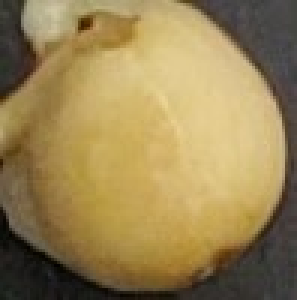
#> input picture peas_FeSO4/template/template.jpg, 99 x 100 px, given as the content of the folder 4567days/4567days/, which was not available (shown 3 times larger)
$ jupyter execute --allow-errors pipline.ipynb   (shell and % lines are left out)   (older library calls are emulated)   (text cells are left out)
#> lines starting #> are read from the running program, lines starting #| are printed output that depends on the picture; pictures that were not available may be replaced by others from this repository, and a replacement may not be noted
[cell 1]
import imutils
from imutils import contours
import scipy
from scipy.spatial import distance as dist
import cv2 as cv
import numpy as np
import matplotlib
from matplotlib import pyplot as plt
import pandas as pd
from os import path, listdir
import os, random
import time
from statannotations.Annotator import Annotator
import seaborn  as sns
import gc
import sys
import datetime
import csv
import math
from sklearn.linear_model import LinearRegression
import matplotlib.patches as mpatches
from collections import defaultdict

[cell 2]
def rotate_pic(img,rotate = None):
    rotate_dict = {90:cv.ROTATE_90_CLOCKWISE,
              180:cv.ROTATE_180,
              270:cv.ROTATE_90_COUNTERCLOCKWISE}
    if rotate!=None:
        img = cv.rotate(img, rotate_dict[int(rotate)])
    return img

[cell 3]
# [4 lines left out: function pic_filename, not called in this run]

def hist(tmp_l,tmp_r_max, tmp_r_sum,tmp_p, whiskers_dict, is_save = False, figname=None):
    fig, axes = plt.subplots(len(tmp_l.columns), 4, figsize=(35, 8*len(tmp_l.columns)))

    matplotlib.rcParams.update({'font.size': 20})
    param_type = 0
    fig.suptitle('X axis: Length, mm (root max, root sum and leaves); Area, mm2 (plant area);'
                 +'\n Y axis: Frequency, rel. units')
    param = ['leaves','roots_max','roots_sum', 'plant_area']
    for tmp in [tmp_l,tmp_r_max, tmp_r_sum, tmp_p]:
        iterator = 0

        for g in tmp_l.columns:
            tmp[g] = tmp[tmp[g]>0][g]
            plt.subplot(len(tmp.columns), 4, param_type+4*iterator+1)
            mean = round(pd.Series(tmp[g].values.reshape(-1)).dropna().mean())
            ci = round(whiskers_dict[param[param_type]][g])
            label = (str(param[param_type])+' '+str(g) +'\n'+
                     f'shapiro p-value = {scipy.stats.shapiro(pd.Series(tmp[g].values.reshape(-1)).dropna())[1]:.2e}'+
                    '\n'+'mean = '+str(mean)+'$\pm$'+str(ci))

            sns.distplot(pd.Series(tmp[g].values.reshape(-1)).dropna(),
                     color=sns.color_palette("Set2")[iterator],
                                 label=label)
            plt.xlim(left = 0)
            light = mpatches.Patch(color=sns.color_palette("Set2")[param_type], label=r'{param}'.format(param =  param[param_type]))
            plt.legend(loc = 'upper right')

            iterator +=1
        param_type+=1
#     plt.show()
    for ax in axes.flat:
        ax.set(xlabel='x-label', ylabel='y-label')

    if is_save:
        if figname is None:
            figname = pic_filename('hist','l_rm_rs',path_to_file_folder_fixed)
            print(figname)
        plt.savefig(figname,bbox_inches = 'tight')
    plt.show()

[cell 4]
def shapiro_test (df, columns_dict):
    import scipy.stats as sps
    shapiro_table = pd.DataFrame(index =list(str(x) for x in list(columns_dict[list(columns_dict.keys())[0]].keys())),
                                columns = columns_dict.keys())

    for i in list(columns_dict.keys()): # columns
        for j in shapiro_table.index: #strings
            sh_result = scipy.stats.shapiro(df[columns_dict[i][str(j)]].dropna().values.reshape(-1))[1]
            shapiro_table.loc[j][i]  =sh_result

    return shapiro_table

[cell 5]
# [21 lines left out: functions pvalue_calc, p_value_function, not called in this run]

[cell 6]
def pic_filename(plot_type, plant_param, path):
    report_filename = (str(path[:-1])+'_'+str(plant_param)+'_'+plot_type+
                             '_'+str(datetime.datetime.now().date())+'.jpg')
    return report_filename

# [61 lines left out: function bar_plot_function, not called in this run]

[cell 7]
def seed_germination(df,group_names,threshold = 10, is_save = False, figname = None):
    non_germinated_table = pd.DataFrame(columns=group_names, index=np.arange(1))
    for i in group_names:
        l_columns = 'leaves_length_'+path_to_file_folder_fixed+i
        r_columns = 'roots_max_length_'+path_to_file_folder_fixed+i
        l = df[[i for i in measure_full2.columns if i.startswith(l_columns)]]
        r = df[[i for i in measure_full2.columns if i.startswith(r_columns)]]
        full_number = (np.array((r>=0))*np.array((l>=0))).sum()
        non_germinated_table[i].loc[0] = 1-(np.array((r<threshold))*np.array((l<threshold))).sum()/full_number


    fig = plt.figure()
    ax = fig.add_subplot(111)
    plt.xlabel('group label', fontsize = 20)
    plt.ylabel('distribution density', fontsize = 20)
    sns.barplot(x=non_germinated_table.columns, y = non_germinated_table.values[0],
                palette=sns.color_palette("Set2"))
    plt.title('Germination efficiency', fontsize=20)

    if is_save:
        if figname is None:
            figname = pic_filename('bar','seed_germ',path_to_file_folder_fixed)
        plt.savefig(figname)
    plt.show()
    return non_germinated_table

[cell 8]
# [6 lines left out: function length, not called in this run]

[cell 9]
def folders_list_function(path_to_file_folder):
    folders_list=[]
    for filename_in_folder in listdir(path_to_file_folder):
        folders_list.append(filename_in_folder)

    if '.ipynb_checkpoints' in folders_list:
        folders_list.remove('.ipynb_checkpoints')
    if 'template' in folders_list:
        folders_list.remove('template')
    return folders_list

[cell 10]
def files_dicts(path_to_file_folder_fixed):
    plant_parameters = ['roots_sum','roots_max','plant_area','leaves']

    folders_list = folders_list_function(path_to_file_folder_fixed)

    leaves_dict = dict()
    for i in folders_list:
        leaves_dict[i] = []

    for g in folders_list:
    #     pic_num=0
        path_to_file_folder = path_to_file_folder_fixed
        path_to_file_folder = path.join(path_to_file_folder, str(g)+'/')
        for filename_in_folder in listdir(path_to_file_folder):
    #         pic_num +=1
    #         if pic_num>3:
    #             continue
            if filename_in_folder!='.ipynb_checkpoints':
                file_name = path.join(path_to_file_folder, filename_in_folder)
                leaves_dict[g].append('leaves_length_'+file_name)

    roots_dict = dict()
    for i in folders_list:
        roots_dict[i] = []

    for g in folders_list:
    #     pic_num=0
        path_to_file_folder = path_to_file_folder_fixed
        path_to_file_folder = path.join(path_to_file_folder, str(g)+'/')
        for filename_in_folder in listdir(path_to_file_folder):
    #         pic_num +=1
    #         if pic_num>3:
    #             continue
            if filename_in_folder!='.ipynb_checkpoints':
                file_name = path.join(path_to_file_folder, filename_in_folder)
                roots_dict[g].append('roots_length_'+file_name)

    roots_max_dict = dict()
    for i in folders_list:
        roots_max_dict[i] = []

    for g in folders_list:
        path_to_file_folder = path_to_file_folder_fixed
        path_to_file_folder = path.join(path_to_file_folder, str(g)+'/')
        for filename_in_folder in listdir(path_to_file_folder):
            if filename_in_folder!='.ipynb_checkpoints':
                file_name = path.join(path_to_file_folder, filename_in_folder)
                roots_max_dict[g].append('roots_max_length_'+file_name)

    plant_area_dict = dict()
    for i in folders_list:
        plant_area_dict[i] = []

    for g in folders_list:
        path_to_file_folder = path_to_file_folder_fixed
        path_to_file_folder = path.join(path_to_file_folder, str(g)+'/')
        for filename_in_folder in listdir(path_to_file_folder):
            if filename_in_folder!='.ipynb_checkpoints':
                file_name = path.join(path_to_file_folder, filename_in_folder)
                plant_area_dict[g].append('plant_area_'+file_name)

    dicts = {'roots_sum':roots_dict,
             'roots_max':roots_max_dict,
             'plant_area': plant_area_dict,
             'leaves':leaves_dict}

    return dicts

[cell 11]
# [14 lines left out: function drop_outliers, not called in this run]

[cell 12]
# [37 lines left out: functions pixel_color_conditions, drop_seeds_slow, drop_seeds, not called in this run]

[cell 13]
# [9 lines left out: function linear_approx, not called in this run]

[cell 14]
# [23 lines left out: function color_range_counter, not called in this run]

[cell 15]
# [55 lines left out: function find_paper, not called in this run]

[cell 16]
def random_file(path_to_file_folder):
    a=random.choice(os.listdir(path_to_file_folder))
    while (a=='template')|(a=='.ipynb_checkpoints'):
        a=random.choice(os.listdir(path_to_file_folder))
    path_to_file = path.join(path_to_file_folder, a+'/')
    b = random.choice(os.listdir(path_to_file))
    while (b=='.ipynb_checkpoints'):
        b=random.choice(os.listdir(path_to_file))
    path_to_file = path.join(path_to_file, b)
    return path_to_file

[cell 17]
class picture_params:
    count = 0
    def __init__(self):
        picture_params.count += 1
    # [13 lines left out: functions contour_params, color, not called in this run]

    def display_count(self):
        print('Groups total number: %d' % picture_params.count)

    def return_bl_params(self):
        return self.morph, self.gauss, self.canny_bottom, self.canny_top
    def display_element(self):
        attrs = vars(self)
        print(', '.join("%s: %s" % item for item in attrs.items()))

    def return_colors(self):
        return self.h1,self.h2,self.s1,self.s2,self.v1,self.v2

[cell 18]
def position_x_axes(src,divider):
    return src.shape[1]//divider

ppm = [7.45]
rotate = 270
path_to_file_folder_fixed = '4567days/4567days/'
paper_area = 79*79
paper_area_thresold = 5000
x_pos_divider = 10
contour_area_threshold = 1000 # look at your img size and evaluate the threshold, 1000 is recomended
template_filename = path_to_file_folder_fixed+'template/template.JPG'

[cell 19]
if __name__ == '__main__':
    def nothing(*arg):
        pass


cv.namedWindow( "result", cv.WINDOW_NORMAL ) # создаем главное окно
cv.namedWindow( "b" ) # создаем окно настроек

file_name =  random_file(path_to_file_folder_fixed)
src = cv.imread(file_name)
#> src is the input picture: shape (100, 99, 3); mean B, G, R 83.4, 131.4, 152.6
src = rotate_pic(src, rotate)
#> in rotate_pic, `img = cv.rotate(img, rotate_dict[int(rotate)])`:
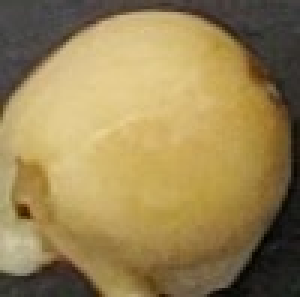
#> img: shape (99, 100, 3) (shown 3 times larger); mean of channels 0, 1, 2 83.4, 131.4, 152.6; drawn as B, G, R
# создаем 6 бегунков для настройки начального и конечного цвета фильтра
cv.createTrackbar('morph', 'b', 0, 7, nothing)
cv.createTrackbar('gauss', 'b', 0, 7, nothing)
cv.createTrackbar('canny_bottom', 'b', 0, 255, nothing)
cv.createTrackbar('canny_top', 'b', 255, 255, nothing)
crange = [0,0,0, 0,0,0]

hsv = cv.cvtColor(src, cv.COLOR_BGR2HSV )
#> hsv: shape (99, 100, 3); mean H, S, V 24.1, 108.3, 152.7

while True:
#     img = cv.imread('6finish.jpg')

    # считываем значения бегунков

    init = [0,0,0,0]
    morph = cv.getTrackbarPos('morph', 'b')
    gauss = cv.getTrackbarPos('gauss', 'b')
    canny_bottom = cv.getTrackbarPos('canny_bottom', 'b')
    canny_top = cv.getTrackbarPos('canny_top', 'b')

    morph = 2* morph+1
    gauss = 2*gauss+1

    l = [morph, gauss, canny_bottom, canny_top]
    is_change = True
    is_change = any(init[i]!=l[i] for i in range (4))
    init = l


    ch = cv.waitKey(5)
#> (key Esc is pressed here)
    if ch == 27:
        break

    if (is_change):
        src=cv.imread(file_name)
        src = rotate_pic(src, rotate)
        gr = cv.cvtColor(src, cv.COLOR_BGR2GRAY)
        #         bl = cv.medianBlur(src, 3)
        bl=cv.GaussianBlur(src,(gauss,gauss),0)

        #         ret, thresh = cv.threshold(bl, 120,255,0)
        kernel = cv.getStructuringElement(cv.MORPH_ELLIPSE, (int(morph), int(morph)))
        closed = cv.morphologyEx(bl, cv.MORPH_CLOSE, kernel)
        canny = cv.Canny(closed, canny_bottom, canny_top)
        kernel = cv.getStructuringElement(cv.MORPH_ELLIPSE, (int(morph), int(morph)))
        closed = cv.morphologyEx(canny, cv.MORPH_CLOSE, kernel)
        contours0 = cv.findContours(closed.copy(), cv.RETR_EXTERNAL, cv.CHAIN_APPROX_SIMPLE)[0]
        # contours0 = contours0[0] if imutils.is_cv() else contours0[1]
        (contours0, _) = contours.sort_contours(contours0)


        for cont in contours0:
            center, radius = cv.minEnclosingCircle(cont)
            if ((cv.contourArea(cont)>contour_area_threshold)&
                (center[0] >src.shape[1]//4)&(center[0] < 2*src.shape[1]//3)):

                #сглаживание и определение количества углов
                sm = cv.arcLength(cont, True)
                apd = cv.approxPolyDP(cont, 0.02*sm, True)
                cv.drawContours(src, [cont], -1, (255,0,0), -2)

    if ch == 49:
        group_param = picture_params()
        picture_params.contour_params(group_param, morph,gauss,canny_bottom,canny_top)
    cv.imshow('result', src)
    ""
cv.destroyAllWindows()

[cell 20]
if __name__ == '__main__':
    def nothing(*arg):
        pass


cv.namedWindow( "result", cv.WINDOW_NORMAL ) # создаем главное окно
cv.namedWindow( "b" ) # создаем окно настроек

file_name = random_file(path_to_file_folder_fixed)
src = cv.imread(file_name)
src = rotate_pic(src, rotate)
template = cv.imread(template_filename,0)
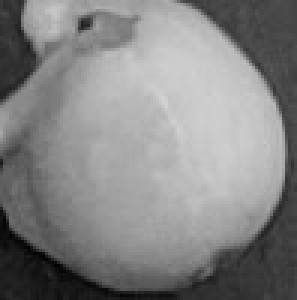
#> template: shape (100, 99) (shown 3 times larger); min 0, max 211, mean 132.3
template = rotate_pic(template, rotate)
#> call 3 of rotate_pic, with rotate = 270
#> in rotate_pic (call 3), `img = cv.rotate(img, rotate_dict[int(rotate)])`:
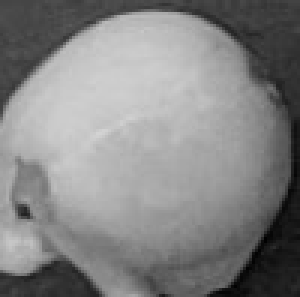
#> img: shape (99, 100) (shown 3 times larger); min 0, max 211, mean 132.3
w, h = template.shape[::-1]
#> w = 100; h = 99

methods = ['cv.TM_CCOEFF_NORMED']
#> (the rest of this cell did not finish here and is left out)

#> `res = cv.matchTemplate(img,template,method)`: res = [1]
#> `loc = np.where( res > threshold)`: loc = ([0], [0])
#> the loop `for pt in zip(*loc[::-1]):` made 1 pass
#> pt on pass 1: (0, 0)
#> after the loop `for pt in zip(*loc[::-1]):`: numbers0 = []
#> `Mean = numbers.mean()`: Mean = nan
    method = eval(meth)
    # Apply template Matching
    res = cv.matchTemplate(img,template,method)
    threshold = 0.55
    loc = np.where( res > threshold)
    numbers0=[]
    for pt in zip(*loc[::-1]):
        if (pt[0] > src.shape[1]/3)&((pt[0] < 2*src.shape[1]/3)):
            numbers0.append(pt[0])
#             cv.rectangle(img, pt, (pt[0] + w, pt[1] + h), (0,0,255), 5)

    numbers = pd.Series(numbers0)
    Mean = numbers.mean()
    Median = numbers.median()
    Mode = numbers.mode()[0]
    mean_left_x = int(Mode)-w//4
    mean_right_x = int(Mode) + 3*w//4
    mean_left_x = round(mean_left_x)
    mean_right_x = round(mean_right_x)

overlay = src.copy()
cv.rectangle(overlay, (0,src.shape[0]), (mean_left_x, 0), (0,224,79), -1)
opacity = 0.25
cv.rectangle(overlay, (mean_right_x, src.shape[0]), (src.shape[1],0), (240,0,255), -5)
cv.addWeighted(overlay, opacity, src, 1 - opacity, 0, src)

# создаем 6 бегунков для настройки начального и конечного цвета фильтра
cv.createTrackbar('h1', 'b', 0, 255, nothing)
cv.createTrackbar('s1', 'b', 0, 255, nothing)
cv.createTrackbar('v1', 'b', 0, 255, nothing)
cv.createTrackbar('h2', 'b', 255, 255, nothing)
cv.createTrackbar('s2', 'b', 255, 255, nothing)
cv.createTrackbar('v2', 'b', 255, 255, nothing)
crange = [0,0,0, 0,0,0]

hsv = cv.cvtColor(src, cv.COLOR_BGR2HSV )

while True:
#     img = cv.imread('6finish.jpg')

    # считываем значения бегунков
    h1 = cv.getTrackbarPos('h1', 'b')
    s1 = cv.getTrackbarPos('s1', 'b')
    v1 = cv.getTrackbarPos('v1', 'b')
    h2 = cv.getTrackbarPos('h2', 'b')
    s2 = cv.getTrackbarPos('s2', 'b')
    v2 = cv.getTrackbarPos('v2', 'b')


    # формируем начальный и конечный цвет фильтра
    h_min = np.array((h1, s1, v1), np.uint8)
    h_max = np.array((h2, s2, v2), np.uint8)

    # накладываем фильтр на кадр в модели HSV
    thresh = cv.inRange(hsv, h_min, h_max)

    cv.imshow('result', thresh)

    ch = cv.waitKey(5)
    if ch == 27:
        break
    if ch == 49:
        v_min_l = cv.getTrackbarPos('v1', 'b')
        v_max_l = cv.getTrackbarPos('v2', 'b')
        s_min_l = cv.getTrackbarPos('s1', 'b')
        s_max_l = cv.getTrackbarPos('s2', 'b')
        h_max_l = cv.getTrackbarPos('h2', 'b')
        h_min_l = cv.getTrackbarPos('h1', 'b')
        group_param_leaves = picture_params()
        picture_params.color(group_param_leaves,h_min_l,h_max_l,s_min_l,s_max_l,v_min_l,v_max_l)
    if ch == 50:
        v_min_r = cv.getTrackbarPos('v1', 'b')
        v_max_r = cv.getTrackbarPos('v2', 'b')
        s_min_r = cv.getTrackbarPos('s1', 'b')
        s_max_r = cv.getTrackbarPos('s2', 'b')
        h_max_r = cv.getTrackbarPos('h2', 'b')
        h_min_r = cv.getTrackbarPos('h1', 'b')
        group_param_roots = picture_params()
        picture_params.color(group_param_roots,h_min_r,h_max_r,s_min_r,s_max_r,v_min_r,v_max_r)

cv.destroyAllWindows()
del src, img, hsv, thresh, overlay

[cell 21]
if __name__ == '__main__':
    def nothing(*arg):
        pass


cv.namedWindow( "result", cv.WINDOW_NORMAL ) # создаем главное окно
cv.namedWindow( "b" ) # создаем окно настроек

file_name = random_file(path_to_file_folder_fixed)
src = cv.imread(file_name)
src = rotate_pic(src, rotate)
# src=cv.imdecode(np.fromfile(file_name, dtype=np.uint8), cv.IMREAD_UNCHANGED)
cap=src
# cap = cv.imread('6finish.jpg')
# создаем 6 бегунков для настройки начального и конечного цвета фильтра
cv.createTrackbar('h1', 'b', 0, 255, nothing)
cv.createTrackbar('s1', 'b', 0, 255, nothing)
cv.createTrackbar('v1', 'b', 0, 255, nothing)
cv.createTrackbar('h2', 'b', 255, 255, nothing)
cv.createTrackbar('s2', 'b', 255, 255, nothing)
cv.createTrackbar('v2', 'b', 255, 255, nothing)
crange = [0,0,0, 0,0,0]

hsv = cv.cvtColor(src, cv.COLOR_BGR2HSV )

while True:
#     img = cv.imread('6finish.jpg')

    # считываем значения бегунков
    h1 = cv.getTrackbarPos('h1', 'b')
    s1 = cv.getTrackbarPos('s1', 'b')
    v1 = cv.getTrackbarPos('v1', 'b')
    h2 = cv.getTrackbarPos('h2', 'b')
    s2 = cv.getTrackbarPos('s2', 'b')
    v2 = cv.getTrackbarPos('v2', 'b')


    # формируем начальный и конечный цвет фильтра
    h_min = np.array((h1, s1, v1), np.uint8)
    h_max = np.array((h2, s2, v2), np.uint8)

    # накладываем фильтр на кадр в модели HSV
    thresh = cv.inRange(hsv, h_min, h_max)
#> thresh: shape (99, 100); every value is 255

    cv.imshow('result', thresh)

    ch = cv.waitKey(5)
#> (key Esc is pressed here)
    if ch == 27:
        break
    if ch == 49:
        v_min_s = cv.getTrackbarPos('v1', 'b')
        v_max_s = cv.getTrackbarPos('v2', 'b')
        s_min_s = cv.getTrackbarPos('s1', 'b')
        s_max_s = cv.getTrackbarPos('s2', 'b')
        h_max_s = cv.getTrackbarPos('h2', 'b')
        h_min_s = cv.getTrackbarPos('h1', 'b')
        group_param_seeds = picture_params()
        picture_params.color(group_param_seeds,h_min_s,h_max_s,s_min_s,s_max_s,v_min_s,v_max_s)

# cap.release()
cv.destroyAllWindows()
del src, cap, hsv, thresh

#> (a cell that did not finish here is left out)

[cell 23]
start_time = time.clock()

def midpoint(ptA, ptB):
    return ((ptA[0] + ptB[0]) * 0.5, (ptA[1] + ptB[1]) * 0.5)

measure_full2 = pd.DataFrame(columns=[],index=np.arange(30))
# ppm - pixel per metric, массив с коэфам пересчета пикселя в мм, на случай плохого поиска стикера на фото

folders_list = folders_list_function(path_to_file_folder_fixed)
# pic_num=0
#> (the rest of this cell did not finish here and is left out)

[cell 24]
dicts = files_dicts(path_to_file_folder_fixed)
roots_sum_dict, roots_max_dict, plant_area_dict, leaves_dict = dicts.values()

[cell 25]
seed_germ = seed_germination(measure_full2, roots_max_dict.keys(), threshold=7, is_save=True)

#> (a cell that did not finish here is left out)

[cell 27]
plant_parameters = ['roots_sum','roots_max','plant_area','leaves']
v= [0,0,0,0]
p_value_dict = dict(zip(plant_parameters, v))
#> (the rest of this cell did not finish here and is left out)

[cell 28]
whiskers_dict = {'roots_sum': {},
               'roots_max': {},
               'plant_area': {},
               'leaves': {}}
result_dict = {'roots_sum': '',
               'roots_max': '',
               'plant_area': '',
               'leaves': '',
              'full_file_photo_separated': measure_full2}

#> (the rest of this cell did not finish here and is left out)

#> (a cell that did not finish here is left out)
